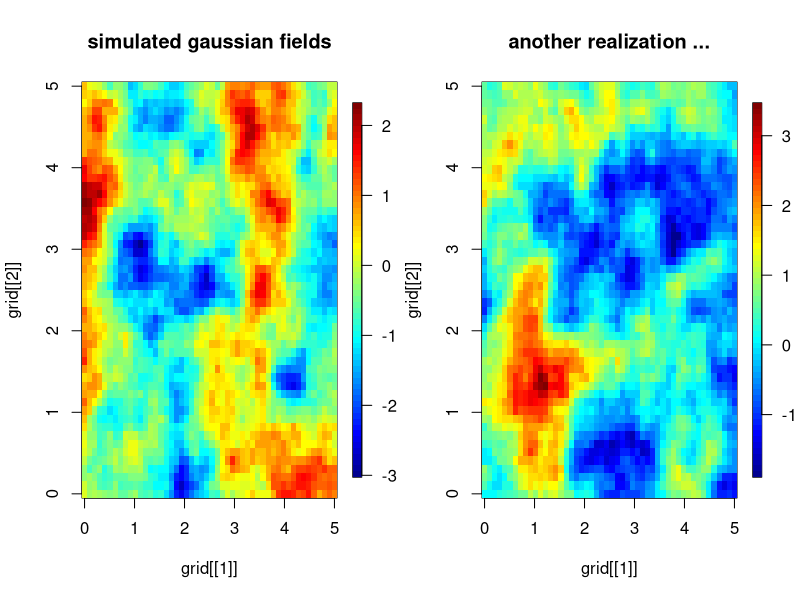
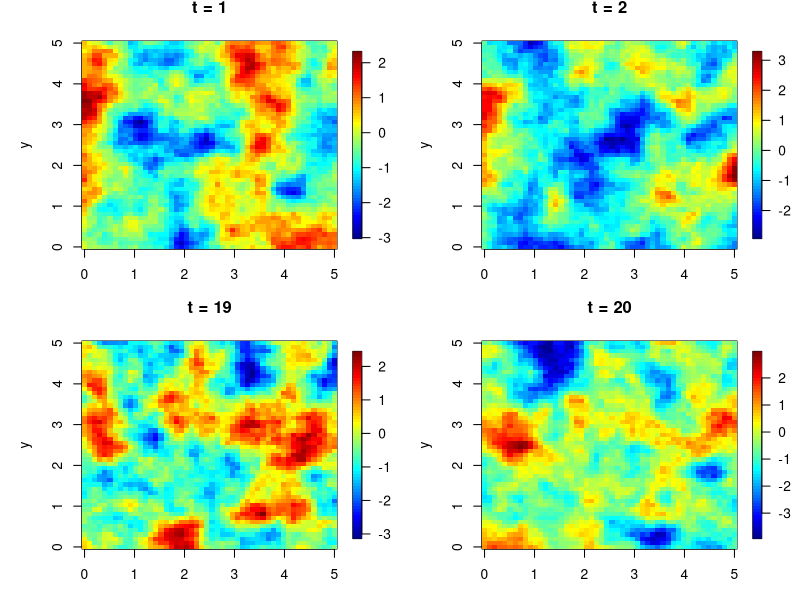

Write the R code that produced these figures, in order.
library(fields)

##--- spatial only ----
nx <- 50
ny <- 50
cov_model <- "Matern"
range <- .5
smoothness <- 1
sig <- 1
grid <- list(x = seq(0, 5,
                     len = nx),
             y = seq(0, 5,
                     len = ny)) 
obj <- circulantEmbeddingSetup(grid,
                               Covariance = cov_model,
                               aRange = range,
                               smoothness = smoothness)

set.seed(223)

rf1 <- sig * circulantEmbedding(obj)

rf2 <- sig * circulantEmbedding(obj)

set.panel(1, 2)
image.plot(grid[[1]], grid[[2]], rf1)
title("simulated gaussian fields")
image.plot( grid[[1]], grid[[2]], rf2)
title("another realization ...")

##--- spatiotemporal ----

nt <- 20
## AR(1) parameter
temp_corr <- .6

rf_spt <- vector(mode = "list", length = nt)

rf_spt[[1]] <- rf1


for (i in seq_len(nt)[-1]) {
  rf_spt[[i]] <- temp_corr * rf_spt[[i - 1]] +
    sig * circulantEmbedding(obj)
}

## viz a few timepoints

set.panel(2, 2)
for (t in c(1, 2, 19, 20)) {
  image.plot(grid[[1]], grid[[2]],
             rf_spt[[t]],
             xlab = "x", ylab = "y")
  title(sprintf("t = %d", t))
}

output_spt <- do.call(rbind, rf_spt)
space <- rep(seq_len(length(rf_spt[[1]])),
             rep = length(rf_spt))
time <- sapply(seq_along(rf_spt),
               \(x) rep(x, length(rf_spt[[1]]))) |>
  c()
